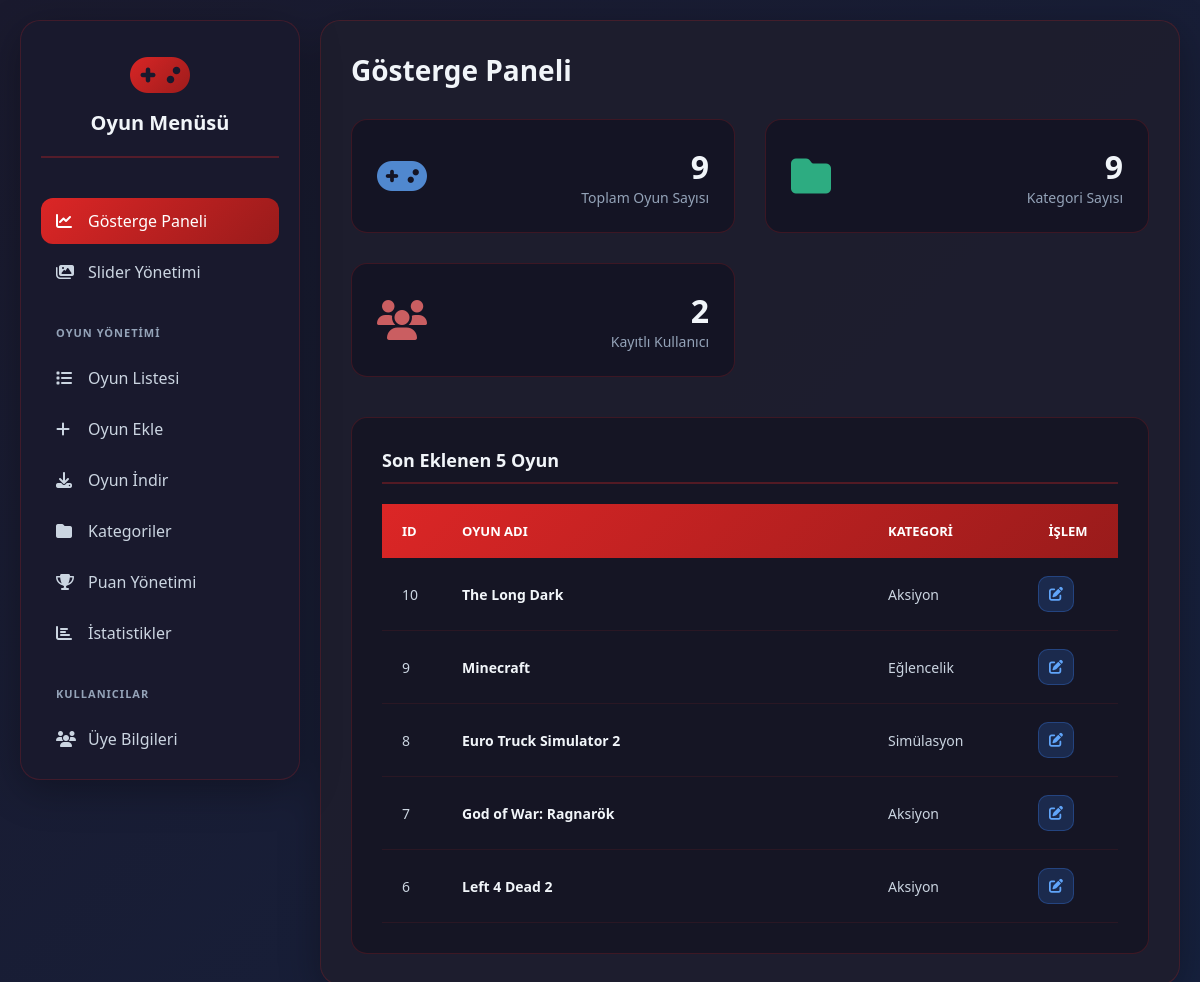
The page /admin on the database its author committed.
### tables this page shows
CREATE TABLE games (
            id INTEGER PRIMARY KEY AUTOINCREMENT,
            oyun_adi TEXT NOT NULL,
            aciklama TEXT,
            cover_image TEXT,
            youtube_id TEXT,
            save_yolu TEXT,
            calistirma_tipi TEXT NOT NULL,
            calistirma_verisi TEXT NOT NULL,
            cikis_yili TEXT,
            pegi TEXT,
            category_id INTEGER,
            average_rating REAL NOT NULL DEFAULT 0,
            rating_count INTEGER NOT NULL DEFAULT 0, click_count INTEGER NOT NULL DEFAULT 0, launch_script TEXT, yuzde_yuz_save_path TEXT,
            FOREIGN KEY (category_id) REFERENCES categories (id)
        );

CREATE TABLE categories (
            id INTEGER PRIMARY KEY AUTOINCREMENT,
            name TEXT NOT NULL UNIQUE
        , icon TEXT);

### app.py (the view)
@app.route('/admin')
def admin_index():
    conn = get_db_connection()
    game_count = conn.execute('SELECT COUNT(*) FROM games').fetchone()[0]
    category_count = conn.execute('SELECT COUNT(*) FROM categories').fetchone()[0]
    user_count = conn.execute('SELECT COUNT(*) FROM users').fetchone()[0]
    stats = {'game_count': game_count, 'category_count': category_count, 'user_count': user_count}
    query = """
    SELECT g.id, g.oyun_adi, c.name as category_name FROM games g
    LEFT JOIN categories c ON g.category_id = c.id ORDER BY g.id DESC LIMIT 5
    """
    recent_games = conn.execute(query).fetchall()
    conn.close()
    recent_games_list = [dict(game) for game in recent_games]
    return render_template('index.html', stats=stats, recent_games=recent_games_list)

### app.py (called while the page is built)
def get_db_connection():
    conn = sqlite3.connect(DATABASE, check_same_thread=False)
    conn.row_factory = sqlite3.Row
    return conn

### templates/index.html (shortened to what this page needs)
{% extends 'base_admin.html' %}
{% block content %}
    <div class="header">
        <h1>Gösterge Paneli</h1>
    </div>
    <div class="stats-grid">
        <div class="stat-card stat-games">
            <div class="stat-icon"><i class="fas fa-gamepad"></i></div>
            <div class="stat-info">
                <div class="stat-value">{{ stats.game_count }}</div>
                <div class="stat-label">Toplam Oyun Sayısı</div>
            </div>
        </div>
        <div class="stat-card stat-categories">
            <div class="stat-icon"><i class="fas fa-folder"></i></div>
            <div class="stat-info">
                <div class="stat-value">{{ stats.category_count }}</div>
                <div class="stat-label">Kategori Sayısı</div>
            </div>
        </div>
        <div class="stat-card stat-users">
            <div class="stat-icon"><i class="fas fa-users"></i></div>
            <div class="stat-info">
                <div class="stat-value">{{ stats.user_count }}</div>
                <div class="stat-label">Kayıtlı Kullanıcı</div>
            </div>
        </div>
    </div>
    <div class="form-container">
        <div class="section-title">Son Eklenen 5 Oyun</div>
        {% if recent_games %}
            <table class="recent-games-table">
                <thead>
                    <tr>
                        <th style="width: 60px;">ID</th>
                        <th>Oyun Adı</th>
                        <th style="width: 150px;">Kategori</th>
                        <th style="width: 100px; text-align: center;">İşlem</th>
                    </tr>
                </thead>
                <tbody>
                    {% for game in recent_games %}
                    <tr>
                        <td>{{ game.id }}</td>
                        <td class="game-name">{{ game.oyun_adi }}</td>
                        <td>
                            <span class="badge badge-{{ 'uncategorized' if not game.category_name else 'default' }}">
                                {{ game.category_name or 'Kategorisiz' }}
                            </span>
                        </td>
                        <td style="text-align: center;">
                            <a href="{{ url_for('edit_game', game_id=game.id) }}" class="btn-icon btn-edit" title="Düzenle">
                                <i class="fas fa-edit"></i>
                            </a>
                        </td>
                    </tr>
                    {% endfor %}
                </tbody>
            </table>
        {% else %}
            <p style="color: #94a3b8; text-align: center;">Henüz sisteme eklenmiş bir oyun bulunmamaktadır. Hemen bir oyun ekleyin!</p>
        {% endif %}
    </div>
{% endblock %}

### templates/base_admin.html (shortened to what this page needs)
<!DOCTYPE html>
<html lang="tr">
<head>
    <link href="https://cdnjs.cloudflare.com/ajax/libs/font-awesome/6.4.0/css/all.min.css" rel="stylesheet">
    <link rel="stylesheet" href="https://cdnjs.cloudflare.com/ajax/libs/codemirror/5.65.15/codemirror.min.css">
    <link rel="stylesheet" href="https://cdnjs.cloudflare.com/ajax/libs/codemirror/5.65.15/theme/darcula.min.css">
    <link rel="stylesheet" type="text/css" href="https://unpkg.com/pell/dist/pell.min.css">
    <link rel="stylesheet" href="{{ url_for('static', filename='css/admin_styles.css', v='1.5') }}">
</head>
<body>
    <div class="container">
        <aside class="sidebar">
            <div class="logo">
                <i class="fas fa-gamepad"></i>
                <h2>Oyun Menüsü</h2>
            </div>
            <div class="menu-section">
                <a href="{{ url_for('admin_index') }}" class="menu-item {% if request.endpoint == 'admin_index' %}active{% endif %}">
                    <i class="fas fa-chart-line"></i>
                    <span>Gösterge Paneli</span>
                </a>
                <a href="{{ url_for('manage_sliders') }}" class="menu-item {% if 'slider' in request.endpoint %}active{% endif %}">
                    <i class="fas fa-images"></i>
                    <span>Slider Yönetimi</span>
                </a>
            </div>
            <div class="menu-section">
                <div class="menu-title">Oyun Yönetimi</div>
                {% set game_list_endpoints = ['list_games', 'edit_game', 'delete_game'] %}
                <a href="{{ url_for('list_games') }}" class="menu-item {% if request.endpoint in game_list_endpoints %}active{% endif %}">
                    <i class="fas fa-list"></i>
                    <span>Oyun Listesi</span>
                </a>
                <a href="{{ url_for('add_game') }}" class="menu-item {% if request.endpoint == 'add_game' %}active{% endif %}">
                    <i class="fas fa-plus"></i>
                    <span>Oyun Ekle</span>
                </a>
                <a href="{{ url_for('download_games') }}" class="menu-item {% if request.endpoint == 'download_games' %}active{% endif %}">
                    <i class="fas fa-download"></i>
                    <span>Oyun İndir</span>
                </a>
                <a href="{{ url_for('manage_categories') }}" class="menu-item {% if request.endpoint == 'manage_categories' or request.endpoint == 'delete_category' %}active{% endif %}">
                    <i class="fas fa-folder"></i>
                    <span>Kategoriler</span>
                </a>
                <a href="{{ url_for('manage_ratings') }}" class="menu-item {% if request.endpoint == 'manage_ratings' or request.endpoint == 'reset_all_ratings' %}active{% endif %}">
                    <i class="fas fa-trophy"></i>
                    <span>Puan Yönetimi</span>
                </a>
                <a href="{{ url_for('manage_statistics') }}" class="menu-item {% if request.endpoint == 'manage_statistics' %}active{% endif %}">
                    <i class="fas fa-chart-bar"></i>
                    <span>İstatistikler</span>
                </a>
            </div>
            <div class="menu-section">
                <div class="menu-title">Kullanıcılar</div>
                {% set user_management_endpoints = ['manage_users', 'edit_user', 'delete_user'] %}
                <a href="{{ url_for('manage_users') }}" class="menu-item {% if request.endpoint in user_management_endpoints %}active{% endif %}">
                    <i class="fas fa-users"></i>
                    <span>Üye Bilgileri</span>
                </a>
            </div>
        </aside>
        <main class="main-content">
            {% block content %}{% endblock %}
        </main>
    </div>
</body>
</html>

### static/css/admin_styles.css (style rules this page uses)
* { margin: 0; padding: 0; box-sizing: border-box; }
body { font-family: 'Segoe UI', Tahoma, Geneva, Verdana, sans-serif; background: linear-gradient(135deg, #1a1a2e 0%, #16213e 100%); min-height: 100vh; padding: 20px; color: #f1f5f9; background-repeat: no-repeat; background-size: cover; background-attachment: fixed; overflow-x: hidden; }
.container { max-width: 1400px; margin: 0 auto; display: grid; grid-template-columns: 280px 1fr; gap: 20px; align-items: start; }
.sidebar { background: rgba(26, 26, 46, 0.95); border-radius: 20px; padding: 30px 20px; box-shadow: 0 10px 40px rgba(0, 0, 0, 0.3); border: 1px solid rgba(220, 38, 38, 0.2); position: sticky; top: 20px; height: calc(100vh - 40px); overflow-y: auto; }
.logo { text-align: center; margin-bottom: 40px; padding-bottom: 20px; border-bottom: 2px solid rgba(220, 38, 38, 0.3); }
.logo i { font-size: 48px; background: linear-gradient(135deg, #dc2626 0%, #991b1b 100%); -webkit-background-clip: text; -webkit-text-fill-color: transparent; margin-bottom: 10px; }
.logo h2 { color: #f1f5f9; font-size: 20px; font-weight: 600; }
.menu-section { margin-bottom: 30px; }
.menu-title { color: #94a3b8; font-size: 11px; font-weight: 600; text-transform: uppercase; letter-spacing: 1px; margin-bottom: 15px; padding-left: 15px; }
.menu-item { display: flex; align-items: center; padding: 12px 15px; color: #cbd5e1; text-decoration: none; border-radius: 12px; margin-bottom: 5px; transition: all 0.3s ease; cursor: pointer; }
.menu-item.active { background: linear-gradient(135deg, #dc2626 0%, #991b1b 100%); color: white; }
.menu-item i { width: 20px; margin-right: 12px; font-size: 16px; }
.main-content { background: rgba(30, 30, 46, 0.95); border-radius: 20px; padding: 30px; box-shadow: 0 10px 40px rgba(0, 0, 0, 0.3); border: 1px solid rgba(220, 38, 38, 0.2); min-width: 0; min-height: calc(100vh - 40px); }
.header { display: flex; flex-wrap: wrap; justify-content: space-between; align-items: center; margin-bottom: 30px; flex-shrink: 0; gap: 15px; }
.header h1 { font-size: 28px; color: #f1f5f9; font-weight: 700; }
.btn-icon { width: 36px; height: 36px; border-radius: 10px; border: none; cursor: pointer; display: flex; align-items: center; justify-content: center; transition: all 0.3s ease; text-decoration: none; }
.btn-edit { background: rgba(59, 130, 246, 0.2); color: #60a5fa; border: 1px solid rgba(59, 130, 246, 0.3); }
table { width: 100%; border-collapse: collapse; min-width: 600px; }
thead { background: linear-gradient(135deg, #dc2626 0%, #991b1b 100%); }
thead th { padding: 18px 20px; text-align: left; color: white; font-weight: 600; font-size: 13px; text-transform: uppercase; }
tbody tr { border-bottom: 1px solid rgba(220, 38, 38, 0.1); }
tbody td { padding: 18px 20px; color: #cbd5e1; font-size: 14px; }
.game-name { font-weight: 600; color: #f1f5f9; }
.form-container { background: rgba(20, 20, 36, 0.8); border-radius: 16px; padding: 30px; border: 1px solid rgba(220, 38, 38, 0.2); }
.section-title { font-size: 18px; font-weight: 700; color: #f1f5f9; margin-bottom: 20px; padding-bottom: 10px; border-bottom: 2px solid rgba(220, 38, 38, 0.3); }
.stats-grid { display: grid; grid-template-columns: repeat(auto-fit, minmax(250px, 1fr)); gap: 30px; margin-bottom: 40px; }
.stat-card { background: rgba(20, 20, 36, 0.9); border-radius: 16px; padding: 25px; display: flex; align-items: center; justify-content: space-between; border: 1px solid rgba(220, 38, 38, 0.2); }
.stat-icon i { font-size: 40px; opacity: 0.8; }
.stat-info { text-align: right; }
.stat-value { font-size: 32px; font-weight: 700; }
.stat-label { font-size: 14px; color: #94a3b8; }
.stat-games .stat-icon i { color: #60a5fa; }
.stat-categories .stat-icon i { color: #34d399; }
.stat-users .stat-icon i { color: #f87171; }

### rows shown on the page
games: id "10", oyun_adi "The Long Dark", name "Aksiyon"
games: id "9", oyun_adi "Minecraft", name "Eğlencelik"
games: id "8", oyun_adi "Euro Truck Simulator 2", name "Simülasyon"
games: id "7", oyun_adi "God of War: Ragnarök", name "Aksiyon"
games: id "6", oyun_adi "Left 4 Dead 2", name "Aksiyon"

### other values the page prints
{{ stats.game_count }} "9"
{{ stats.category_count }} "9"
{{ stats.user_count }} "2"
